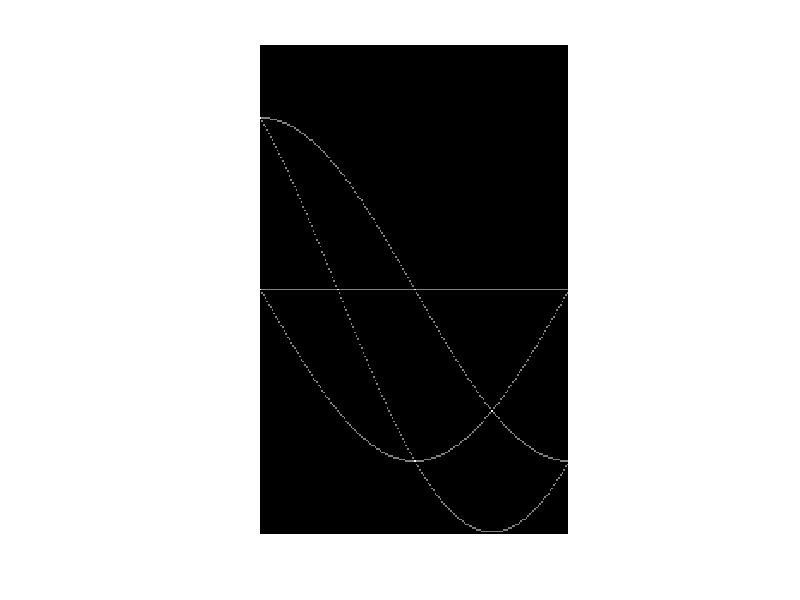

Reproduce this figure in MATLAB.
f=zeros(101,101);
f(1,1)=1;
H=hough(f);
imshow(H,[])
f(101,1)=1;
H=hough(f);
imshow(H,[])
f(1,101)=1;
H=hough(f);
imshow(H,[])
f(101,101)=1;
H=hough(f);
imshow(H,[])
f(51,51)=1;